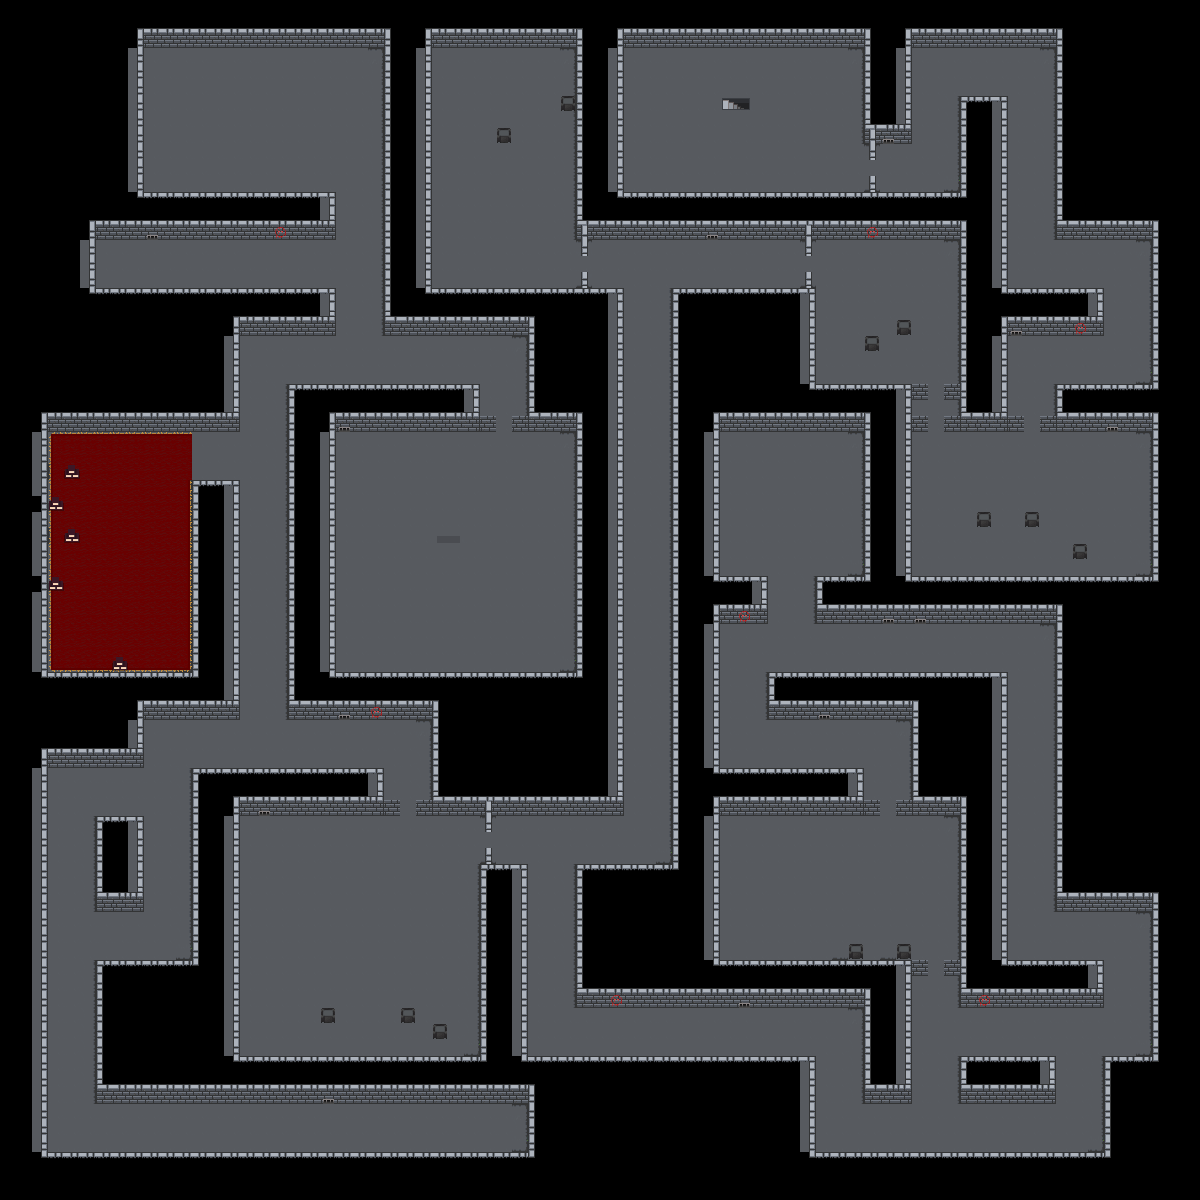

This game map was drawn from its Tiled (.tmx) file and the tilesets committed beside it. A one-line description and the trimmed map source follow:
An orthogonal 75x75 tile map with 16x16 px tiles, 4 tile layers (Layer1, navigation, wall, wall2).

<map version="1.2" tiledversion="1.2.4" orientation="orthogonal" renderorder="right-down" width="75" height="75" tilewidth="16" tileheight="16" infinite="0" nextlayerid="2" nextobjectid="1">
 <tileset firstgid="1" source="Dungeon1-Tileset v3.tsx" />
 <layer id="1" name="Layer1" width="75" height="75">
  <data>[5625 cells, 2673 non-empty, 9 distinct tile ids]</data>
 </layer>
 <layer id="2" name="navigation" width="75" height="75">
  <data>[5625 cells, 2648 non-empty, 1 distinct tile ids]</data> 
 </layer>
 <layer id="3" name="wall" width="75" height="75">
  <data>[5625 cells, 1369 non-empty, 18 distinct tile ids]</data> 
 </layer>
 <layer id="4" name="wall2" width="75" height="75">
  <data>[5625 cells, 2286 non-empty, 32 distinct tile ids]</data>
 </layer>
</map>
